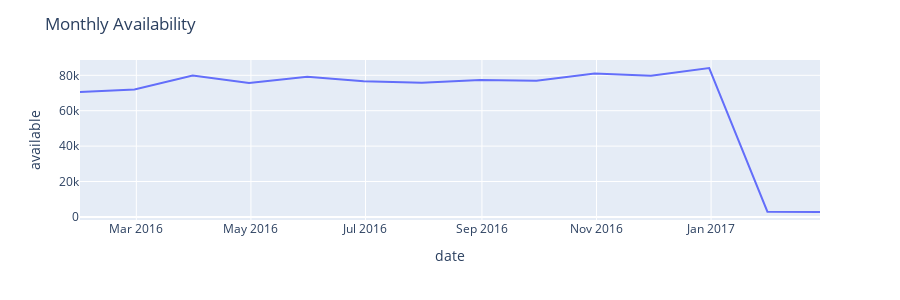

The code cell stored with this chart in its notebook:
### Code cell
m= px.line(month, x= 'date', y= 'available', height=300, width=00)
m.update_layout(title='Monthly Availability')
m.show()

### Figure 1 — Plotly figure (JSON) as saved in the notebook; plotly's stock layout.template omitted (floating-point values rounded to 4 significant figures)
{"data": [{"hovertemplate": "date=%{x}<br>available=%{y}<extra></extra>", "legendgroup": "", "line": {"color": "#636efa", "dash": "solid"}, "mode": "lines", "name": "", "orientation": "v", "showlegend": false, "type": "scatter", "x": ["2016-01-31T00:00:00", "2016-02-29T00:00:00", "2016-03-31T00:00:00", "2016-04-30T00:00:00", "2016-05-31T00:00:00", "2016-06-30T00:00:00", "2016-07-31T00:00:00", "2016-08-31T00:00:00", "2016-09-30T00:00:00", "2016-10-31T00:00:00", "2016-11-30T00:00:00", "2016-12-31T00:00:00", "2017-01-31T00:00:00", "2017-02-28T00:00:00"], "xaxis": "x", "y": [70561, 71966, 79876, 75696, 79115, 76681, 75735, 77370, 76871, 81074, 79775, 84124, 2922, 2776], "yaxis": "y"}], "layout": {"height": 300, "legend": {"tracegroupgap": 0}, "margin": {"t": 60}, "title": {"text": "Monthly Availability"}, "xaxis": {"anchor": "y", "domain": [0, 1], "title": {"text": "date"}}, "yaxis": {"anchor": "x", "domain": [0, 1], "title": {"text": "available"}}}}
